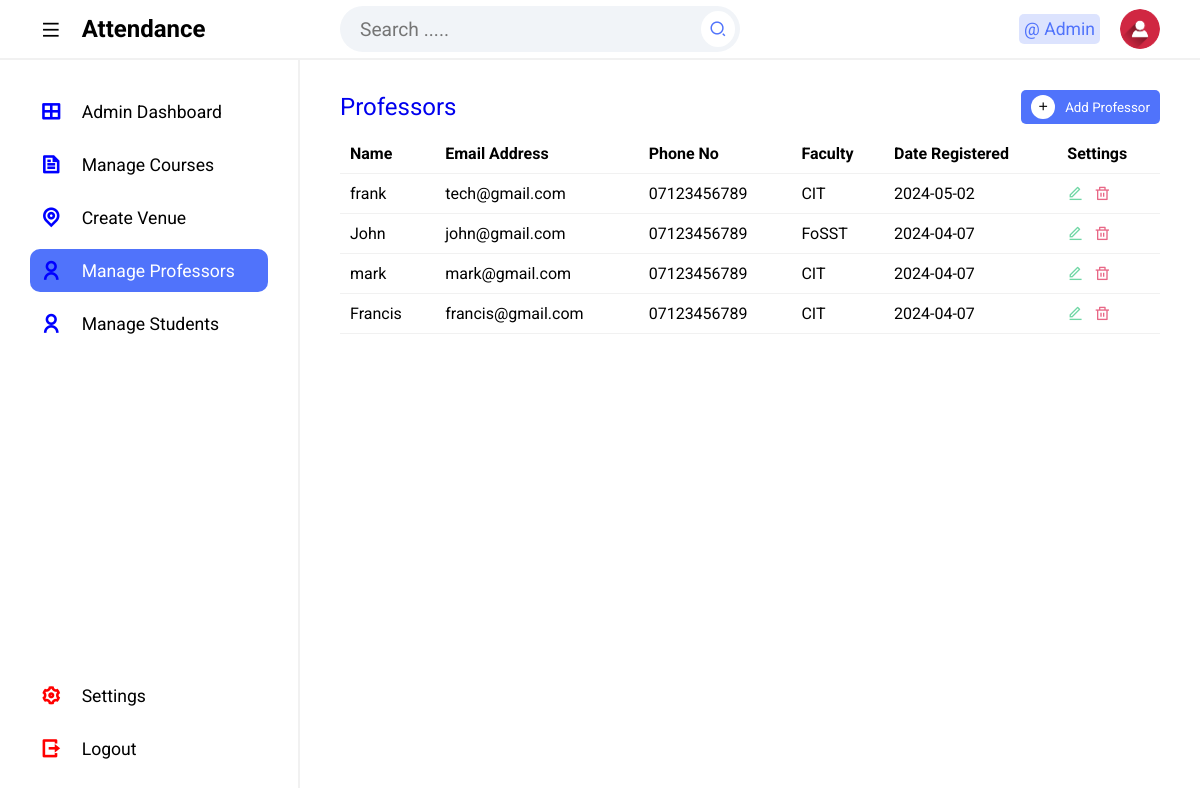
Page /Admin/createLecture.php (signed in) on the committed database.
### tables this page shows
CREATE TABLE `tbllecture` (
  `Id` int(10) NOT NULL,
  `firstName` varchar(255) NOT NULL,
  `lastName` varchar(255) NOT NULL,
  `emailAddress` varchar(255) NOT NULL,
  `password` varchar(255) NOT NULL,
  `phoneNo` varchar(50) NOT NULL,
  `facultyCode` varchar(50) NOT NULL,
  `dateCreated` varchar(50) NOT NULL
);

### Admin/createLecture.php (the view, shortened to what this page needs)
<?php
include '../Includes/dbcon.php';
?>
<!DOCTYPE html>
<html lang="en">
<head>
   <link rel="stylesheet" href="css/styles.css">
  <link rel="stylesheet" href="https://cdnjs.cloudflare.com/ajax/libs/font-awesome/6.5.1/css/all.min.css">
  <link href="https://cdnjs.cloudflare.com/ajax/libs/remixicon/4.2.0/remixicon.css" rel="stylesheet">
</head>
<body>
<?php include "Includes/topbar.php";?>
  <section class=main>
      <?php include "Includes/sidebar.php";?>
   <div class="main--content">
   <div class="table-container">
            <a href="#add-form" style="text-decoration:none;"> <div class="title" id="addLecture">
                    <h2 class="section--title">Professors</h2>
                    <button class="add"><i class="ri-add-line"></i>Add Professor</button>
                </div>
            </a>
                <div class="table">
                    <table>
                        <thead>
                            <tr>
                                <th>Name</th>
                                <th>Email Address</th>
                                <th>Phone No</th>
                                <th>Faculty</th>
                                <th>Date Registered</th>
                                <th>Settings</th>
                            </tr>
                        </thead>
                        <tbody>
                            <tr>
                        <?php
                        $sql = "SELECT * FROM tbllecture";
                        $result = $conn->query($sql);
                        if ($result->num_rows > 0) {
                        while ($row = $result->fetch_assoc()) {
                            echo "<tr>";
                            echo "<td>" . $row["firstName"] . "</td>";
                            echo "<td>" . $row["emailAddress"] . "</td>";
                            echo "<td>" . $row["phoneNo"] . "</td>";
                            echo "<td>" . $row["facultyCode"] . "</td>";
                            echo "<td>" . $row["dateCreated"] . "</td>";
                            echo "<td><span><i class='ri-edit-line edit'></i><i class='ri-delete-bin-line delete'></i></span></td>";
                            echo "</tr>";
                        }
                    } else {
                        echo "<tr><td colspan='6'>No records found</td></tr>";
                    }
                    ?>
                        </tbody>
                    </table>
                </div>
            </div>
 </section>
</body>
</html>

### Admin/Includes/topbar.php (shortened to what this page needs)
<?php
$fullName = "";
if (isset($_SESSION['userId'])) {
    $userId = $conn->real_escape_string($_SESSION['userId']);
    $query = "SELECT * FROM tbladmin WHERE Id = $userId";
    $rs = $conn->query($query);
    if ($rs) {
        $num = $rs->num_rows;
        if ($num > 0) {
            $row = $rs->fetch_assoc();
            $fullName = $row['firstName'] . " " . $row['lastName'];
                } else {
            echo "Admin not found";
        }
    } else {
        echo "Error: " . $conn->error;
    }
} else {
 header('location: ../index.php');
}
?>
<section class="header">
    <div class="logo">
        <i class="ri-menu-line icon icon-0 menu"></i>
        <h2>Attendance </h2>
    </div>
    <div class="search--notification--profile">
        <div id="searchInput" class="search">
            <input type="text" id="searchText" placeholder="Search .....">
            <button onclick="searchItems()"><i class="ri-search-2-line"></i></button>
        </div>
        <div class="notification--profile">
            <div class="picon lock">
                @ <?php echo $fullName; ?>
            </div>
            <div class="picon profile">
                <img src="img/user.png" alt="">
            </div>
        </div>
    </div>
</section>

### Admin/css/styles.css (style rules this page uses)
* { margin: 0; padding: 0; box-sizing: border-box; font-family: 'Roboto', sans-serif; }
body { position: relative; width: 100%; }
.header { height: 60px; width: 100%; display: flex; align-items: center; border-bottom: 2px solid #f1f1f1; }
.logo { display: flex; align-items: center; width: 300px; padding-left: 40px; }
.search--notification--profile { display: flex; align-items: center; justify-content: space-between; width: calc(100% - 300px); padding: 0 40px; }
.search { background-color: #f1f4f8; border-radius: 50px; width: 400px; padding: 5px; display: flex; align-items: center; justify-content: space-between; }
.search input { background-color: transparent; outline: none; border: none; text-indent: 15px; width: 85%; font-size:1.2em; }
.search button { outline: none; border: none; border-radius: 50%; background-color: #fff; padding: 8px; display: flex; align-items: center; justify-content: center; }
.search button i { font-size: 1.1rem; color: #5073fb; }
.notification--profile { display: flex; align-items: center; }
.picon { margin-left: 20px; font-size: 1.1rem; padding: 5px; border-radius: 5px; }
.lock { color: #5073fb; background-color: rgba(80, 115, 251, .2); }
.profile { position: relative; width: 40px; height: 40px; border-radius: 50%; overflow: hidden; }
img { position: absolute; top: 0; left: 0; width: 100%; height: 100%; object-fit: cover; }
.main { position: relative; width: 100%; min-height: calc(100vh - 60px); }
a { text-decoration: none; }
.icon { position: relative; display: flex; align-items: center; justify-content: center; margin-right: 20px; font-size: 1.3rem; }
thead { position:sticky; top:0; background-color:white; padding:20px; }
.main--content { position: absolute; top: 0; right: 0; height: 100%; width: calc(100% - 300px); padding: 0 40px; transition: .3s; }
.title { display: flex; align-items: center; justify-content: space-between; margin-bottom: 10px; margin-top: 30px; }
.section--title { font-weight: 400; }
.add { display: flex; align-items: center; padding: 5px 10px; outline: none; border: none; background-color: #5073fb; color: #fff; border-radius: 5px; cursor: pointer; transition: .3s; }
.add i { margin-right: 10px; padding: 5px; background-color: #fff; border-radius: 50%; color: #000; }
.table-container { margin-bottom: 20px; }
.table { height: 200px; overflow-y: scroll; }
table { width: 100%; text-align: left; border-collapse: collapse; }
tr { border-bottom: 1px solid #f1f1f1; }
td, th { padding-block: 10px; padding:10px; }
.edit { color: #70d7a5; margin-right: 10px; }
.delete { color: #e86786; }

### rows in the picture
tbllecture: firstName "frank", emailAddress "tech@gmail.com", phoneNo "07123456789", facultyCode "CIT", dateCreated "2024-05-02"
tbllecture: firstName "John", emailAddress "john@gmail.com", phoneNo "07123456789", facultyCode "FoSST", dateCreated "2024-04-07"
tbllecture: firstName "mark", emailAddress "mark@gmail.com", phoneNo "07123456789", facultyCode "CIT", dateCreated "2024-04-07"
tbllecture: firstName "Francis", emailAddress "francis@gmail.com", phoneNo "07123456789", facultyCode "CIT", dateCreated "2024-04-07"

### other values in the picture
$fullName "Admin"
